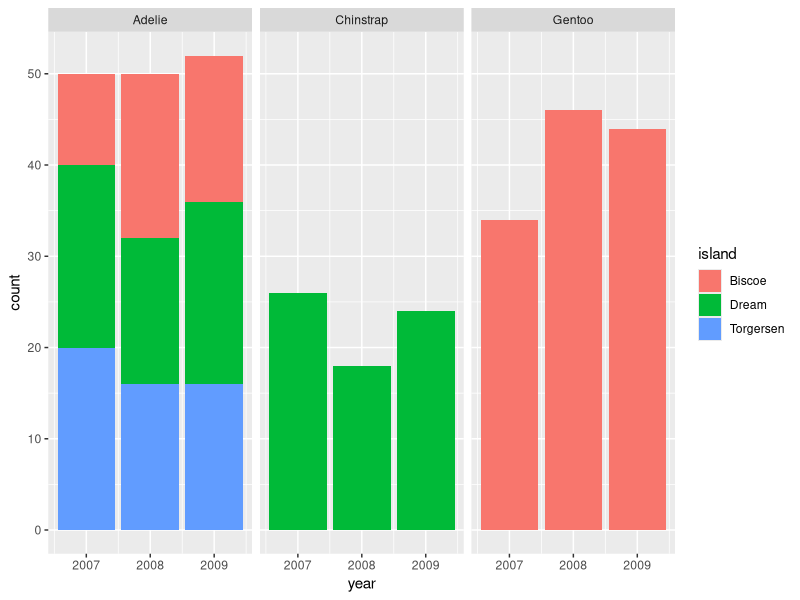
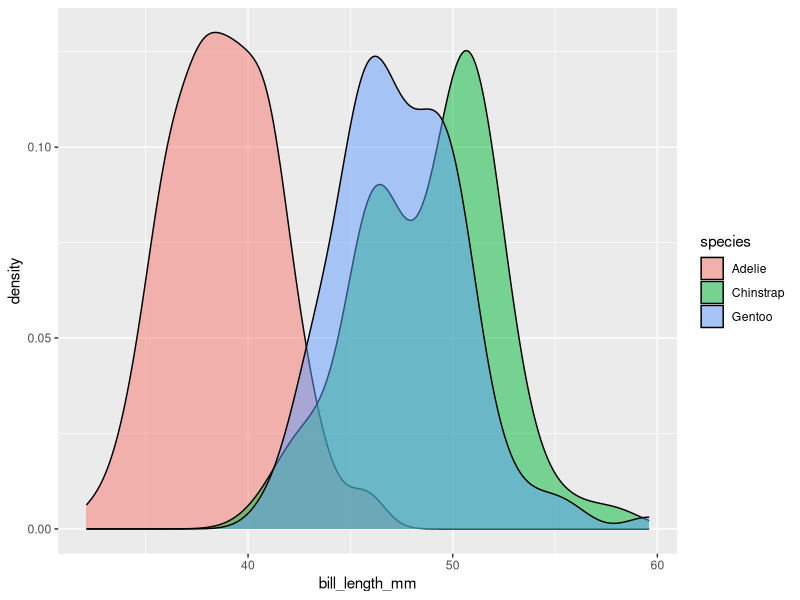
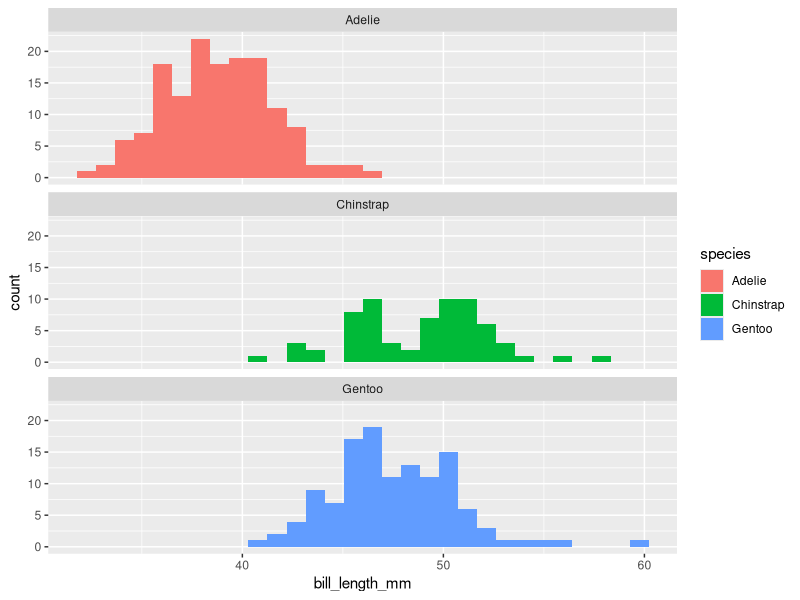
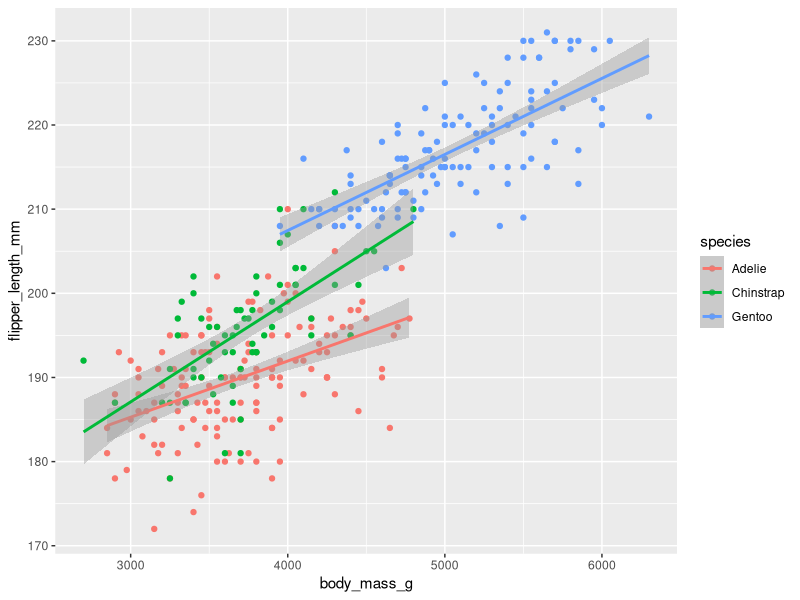
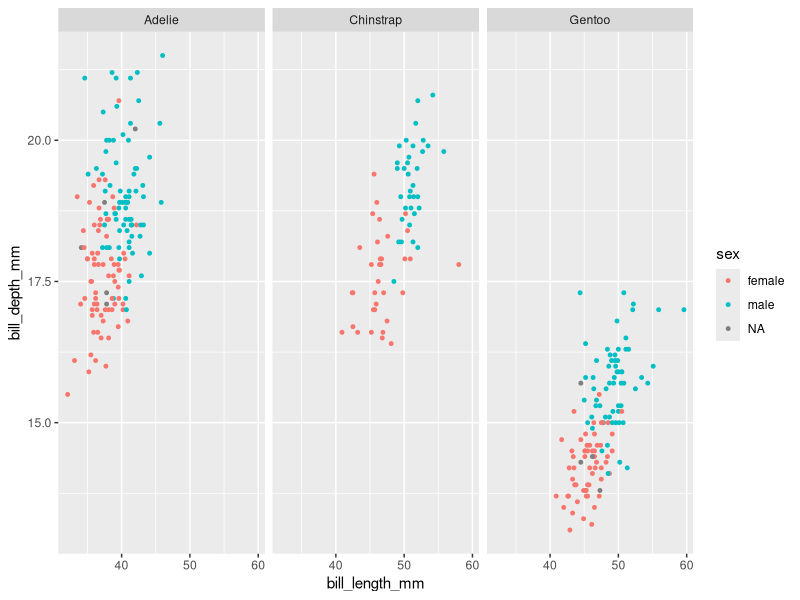
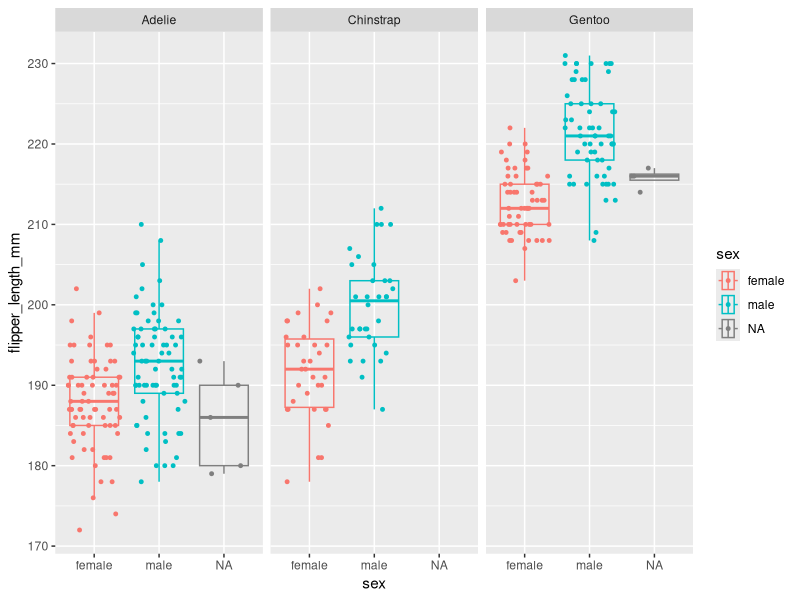

Reproduce these figures in R, in order.
## ---- chunk 1
knitr::opts_chunk$set(echo = TRUE)
## ---- chunk 2
library(palmerpenguins) #install.packages("palmerpenguins")
library(tidyverse)
## ---- chunk 3
penguins = tibble(penguins)
dim(penguins)
colnames(penguins)
## ---- chunk 4
penguins %>%
  ggplot() +
  geom_bar(mapping = aes(x=year, fill=island)) +
  facet_wrap(~species)
## ---- chunk 5
summary(penguins$bill_length_mm)
#max(bill_length_mm)
## ---- chunk 6
penguins%>%
  ggplot(mapping = aes(x = bill_length_mm, fill = species))+
  geom_density(alpha = 0.5)
## ---- chunk 7
penguins %>%
  ggplot(mapping = aes(x = bill_length_mm, fill=species)) +
  geom_histogram() +
  facet_wrap(~species, nrow=3)
## ---- chunk 8
penguins %>%
  ggplot(mapping = aes(x = body_mass_g, y=flipper_length_mm, color=species)) +
  geom_point() +
  geom_smooth(method = "lm")
## ---- chunk 9
penguins %>%
  ggplot(mapping = aes(x = bill_length_mm, y=bill_depth_mm, color=sex)) +
  geom_point(size=1) +
  facet_wrap(~species)
## ---- chunk 10
penguins %>%
  ggplot(mapping = aes(x=flipper_length_mm, y=sex, color=sex)) +
  geom_boxplot(outlier.alpha = 0, alpha=0) +
  geom_jitter(width = 0, size=1) +
  coord_flip() +
  facet_wrap(~species)
